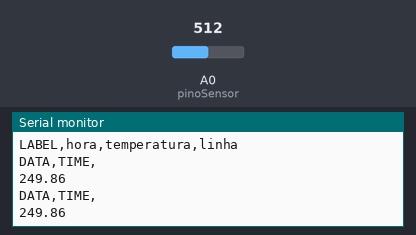
Bench run of a sketch on a simulated Arduino Uno, built with avr-gcc and run on an emulated ATmega328P. Parts: the last lines printed to the serial monitor. The test bench sets the inputs (shaded band); at power-on: A0 (pinoSensor) = 512.

Above: at 1.8 s.
1.9 s: A0 (pinoSensor) set to 716
At 2.8 s:
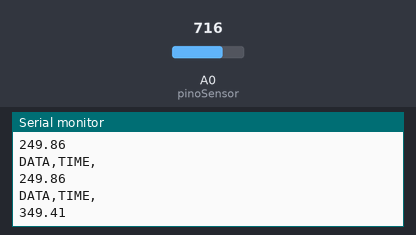
3.4 s: A0 (pinoSensor) set to 900
At 4.8 s:
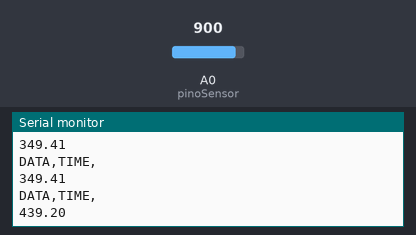
Timing chart, 0 to 6.4 s (numbered marks = the images above; inputs shaded):
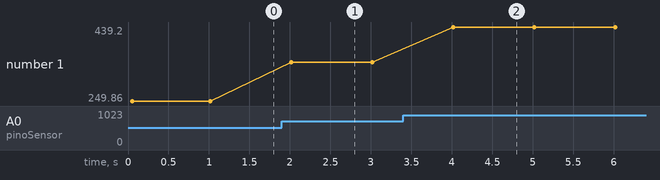

The sketch:

sketch_mar10a.ino
```cpp
int pinoSensor =0; //Saída do sensor na A0.
int valorLido =0; //variável auxiliar.
float temperatura =0; //variável que armazenará a temperatura lida
int linha =0; //variável que se refere as linhas do excel

void setup() {//função uma unica vez
  Serial.begin(9600); //inicia a comunição serial a 9600 bauds.
  Serial.println("CLEARDATA"); //reset comunicação serial
  Serial.println("LABEL,hora,temperatura,linha"); // nomeia a coluna
}

void loop() {//Função que será executada continuamente.
  valorLido= analogRead(pinoSensor); //Leitura analógica da porta A0
  temperatura = (valorLido * 0.00488);//5 volts/1023 = 0,0048 precisão do A/D
  temperatura = temperatura * 100; //converter milivolts para Celsius - cada 10mV = 1 grau C
  linha++;//incrementa linha para que a leitura pule linha
  Serial.println("DATA,TIME,"); //inicia a impressão dos dados, fica sempre iniciando
  Serial.println(temperatura);

  if(linha >100)// loop para limitar a qte de dados
  {
    linha=0;
    Serial.println("ROW,SET,2");//alimentação das linhas sempre com os dados iniciados
  }
  delay(1000); //tempo 5 seg para reaçizar outra leitura.
}
```

Measured:
- after the input at 1.9 s, the serial monitor: prints a new line after 0.11 s (image 1)
- after the input at 3.4 s, the serial monitor: prints a new line after 0.62 s (image 2)
- plotted number 1: 249.86 → 349.41 after the input at 1.9 s, 349.41 → 439.2 after the input at 3.4 s
